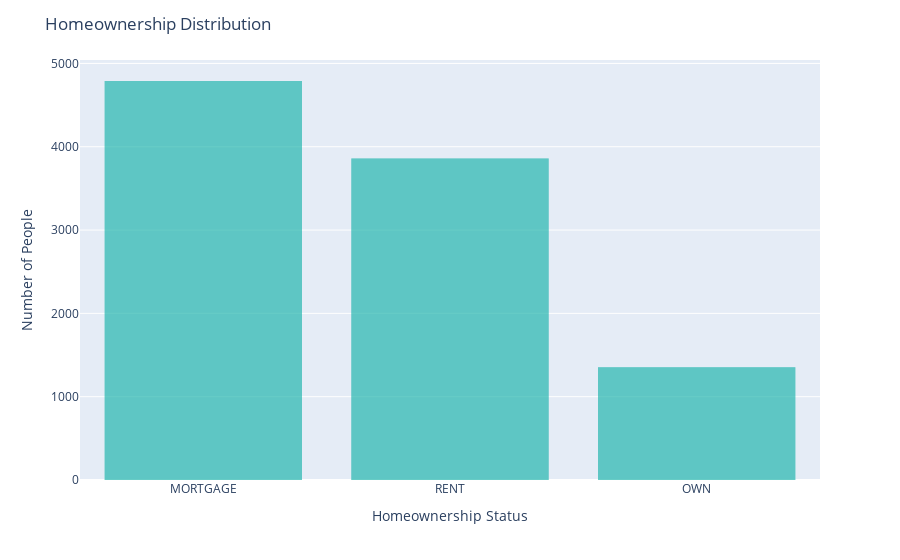

Notebook code for this chart:
### Markdown cell above
**Q7** Can you figure out how to add x labels, y labels, and a title to this graph?

### Code cell
# Your code here
fig = px.bar(DF,
             x='homeownership',
             color_discrete_sequence=['lightseagreen'])
fig.update_traces(marker_line_width=0)

fig.update_layout(
    title='Homeownership Distribution',
    xaxis_title='Homeownership Status',
    yaxis_title='Number of People'
)

fig.show()

### Figure 1 — Plotly figure (JSON) as saved in the notebook; plotly's stock layout.template omitted (floating-point values rounded to 4 significant figures; data arrays with more than 128 entries replaced by an {"elided": "..."} marker saying what was removed)
{"data": [{"hovertemplate": "homeownership=%{x}<br>count=%{y}<extra></extra>", "legendgroup": "", "marker": {"color": "lightseagreen", "line": {"width": 0}, "pattern": {"shape": ""}}, "name": "", "orientation": "v", "showlegend": false, "textposition": "auto", "type": "bar", "x": {"elided": "10000 str values"}, "xaxis": "x", "y": {"elided": "10000 int values"}, "yaxis": "y"}], "layout": {"barmode": "relative", "legend": {"tracegroupgap": 0}, "margin": {"t": 60}, "title": {"text": "Homeownership Distribution"}, "xaxis": {"anchor": "y", "domain": [0, 1], "title": {"text": "Homeownership Status"}}, "yaxis": {"anchor": "x", "domain": [0, 1], "title": {"text": "Number of People"}}}}
